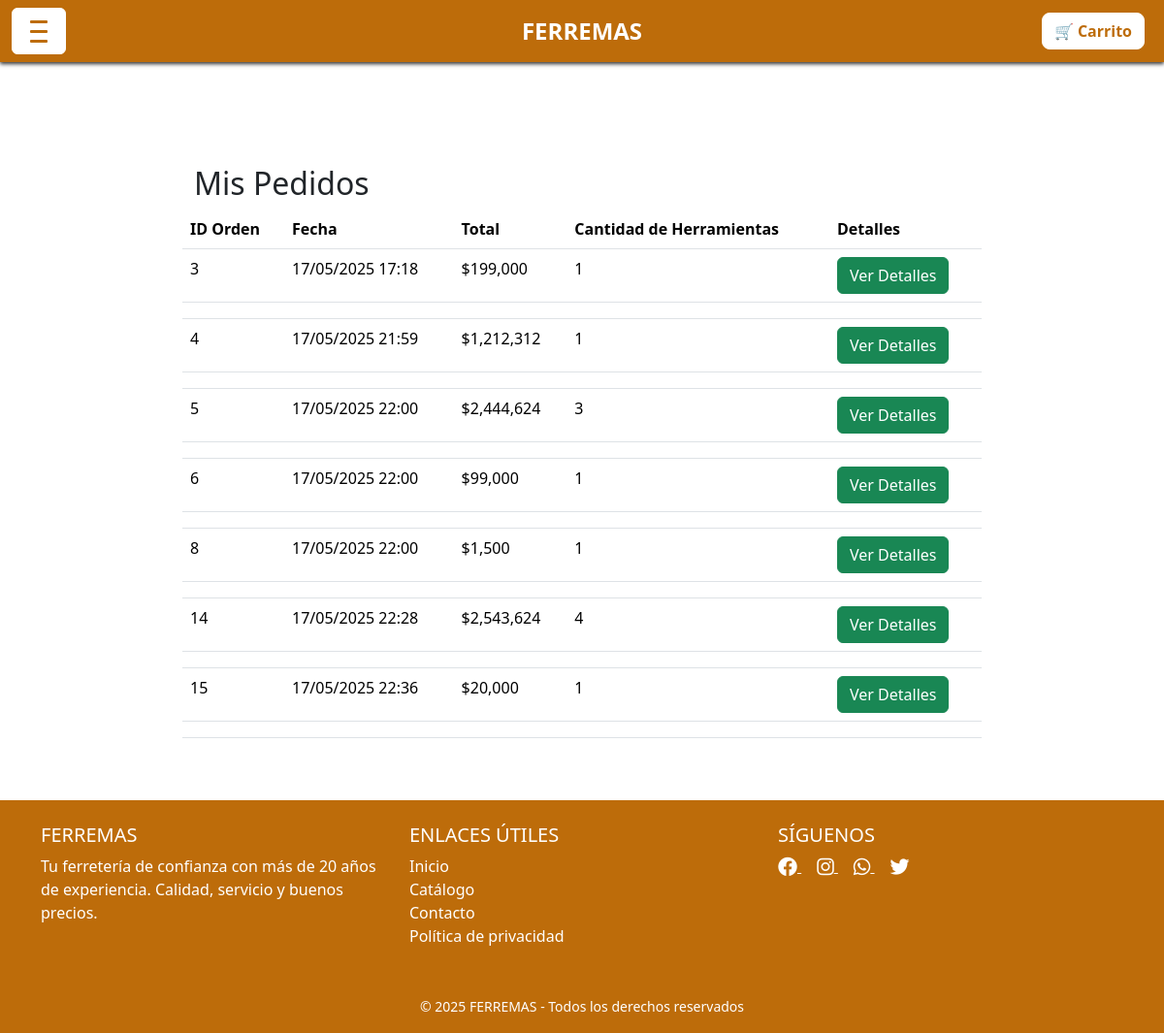
The app's page /ordenes/misPedidos/ (signed in) with its own data.
### ordenes/models.py (models this page shows, shortened)
class Orden(models.Model):
    usuario = models.ForeignKey(User, on_delete=models.CASCADE)
    total_precio = models.DecimalField(max_digits=10, decimal_places=2)
    cantidad_herramientas = models.IntegerField()
    fecha = models.DateTimeField(auto_now_add=True)

### ordenes/views.py (the view)
# urls.py: path('misPedidos/', views.mis_pedidos, name='misPedidos'),
@login_required
def mis_pedidos(request):
    pedidos = Orden.objects.filter(usuario=request.user)
    context = {
        'pedidos': pedidos
    }
    return render(request, 'ordenes/misPedidos.html', context)

### ordenes/templates/ordenes/misPedidos.html (shortened to what this page needs)
{% extends "tiendaWeb/base.html" %}
{% load static %}
{% load humanize %}
{% block content %}
<div class="container-pedidos row" style="padding-top: 100px; padding-left: 200px; padding-right: 200px;">
    <h2 class="h2-pedidos">Mis Pedidos</h2>
    {% if pedidos %}
        <table class="table">
            <thead>
                <tr>
                    <th>ID Orden</th>
                    <th>Fecha</th>
                    <th>Total</th>
                    <th>Cantidad de Herramientas</th>
                    <th>Detalles</th>
                </tr>
            </thead>
            <tbody>
                {% for pedido in pedidos %}
                    <tr>
                        <td>{{ pedido.id }}</td>
                        <td>{{ pedido.fecha|date:"d/m/Y H:i" }}</td>
                        <td>${{ pedido.total_precio|floatformat:0|intcomma }}</td>
                        <td>{{ pedido.cantidad_herramientas }}</td>
                        <td>
                            <button class="btn btn-success" type="button" data-bs-toggle="collapse" data-bs-target="#detalle{{ pedido.id }}" aria-expanded="false" aria-controls="detalle{{ pedido.id }}">
                                Ver Detalles
                            </button>
                        </td>
                    </tr>
                    <tr>
                        <td colspan="5">
                        </td>
                    </tr>
                {% endfor %}
            </tbody>
        </table>
    {% else %}
        <div class="text-center mt-5 mb-5">
            <p>No tienes pedidos realizados.</p>
        </div>
    {% endif %}
</div>
{% endblock %}

### tiendaWeb/static/tiendaWeb/css/estilos.css (style rules this page uses)
body { background-color: #ffffff; }

### records on screen
Orden: id "3", fecha "17/05/2025 17:18", total_precio "199,000", cantidad_herramientas "1"
Orden: id "4", fecha "17/05/2025 21:59", total_precio "1,212,312", cantidad_herramientas "1"
Orden: id "5", fecha "17/05/2025 22:00", total_precio "2,444,624", cantidad_herramientas "3"
Orden: id "6", fecha "17/05/2025 22:00", total_precio "99,000", cantidad_herramientas "1"
Orden: id "8", fecha "17/05/2025 22:00", total_precio "1,500", cantidad_herramientas "1"
Orden: id "14", fecha "17/05/2025 22:28", total_precio "2,543,624", cantidad_herramientas "4"
Orden: id "15", fecha "17/05/2025 22:36", total_precio "20,000", cantidad_herramientas "1"
